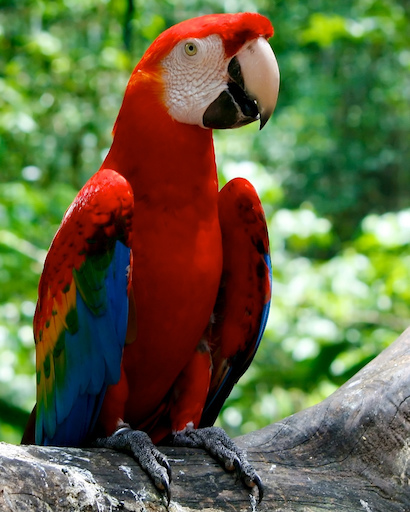
#> input picture Project 4/data/parrot.jpg, 410 x 512 px
$ python ImageGradientAndOrientationHistogram.py
#> lines starting #> are read from the running program, lines starting #| are printed output that depends on the picture
import numpy as np
from skimage.color import rgb2gray
from scipy.ndimage.filters import convolve
from nms import nms
import matplotlib.pyplot as plt
from math import pi
from scipy.ndimage import gaussian_filter

def imageGradient(im):
    f = [-1, 0, 1]

    im_mag = np.zeros(im.shape)
    im_ang = np.zeros(im.shape)
    gx = 0
    gy = 0
    for i in range(1, im.shape[0]-1):
        for j in range(1, im.shape[1]-1):
            gx = np.dot(im[i][j - 1:j + 2], [-1, 0, 1])  # get the gradient in the x direction
            gy = np.dot([im[i-1][j], im[i][j], im[i+1][j]], [-1, 0, 1]) # get the gradient in the y direction

            im_mag[i][j] = (gx**2 + gy**2)**(1/2)
            im_ang[i][j] = np.arctan(gy/gx)

    im_ang = np.degrees(im_ang)
    return [im_mag, im_ang]

def place2bin(im_ang):
    count_arr = np.zeros(9)
    # use nested for loop to place each angle into bins
    for row in im_ang:
        for ang in row:
            if ang >= -90 and ang < -70:
                count_arr[0]+=1
            elif ang >= -70 and ang < -50:
                count_arr[1]+=1
            elif ang >= -50 and ang < -30:
                count_arr[2]+=1
            elif ang >= -30 and ang < -10:
                count_arr[3]+=1
            elif ang >= -10 and ang < 10:
                count_arr[4]+=1
            elif ang >= 10 and ang < 30:
                count_arr[5]+=1
            elif ang >= 30 and ang < 50:
                count_arr[6]+=1
            elif ang >= 50 and ang < 70:
                count_arr[7]+=1
            else:
                count_arr[8]+=1
    return count_arr

if __name__ == "__main__":
    im = plt.imread("../data/parrot.jpg")
#> im is the input picture: shape (512, 410, 3); mean R, G, B 100, 102.6, 67.9
    im = rgb2gray(np.asarray(im).astype(float))
#> im: shape (512, 410) float64
    # im = gaussian_filter(im, sigma=2)


    im = np.pad(im, ((1, 1), (1, 1)), 'edge')
#> im: shape (514, 412) float64
    im_mag, im_ang = imageGradient(im)
#> after the loop in imageGradient, `for i in range(1, im.shape[0]-1):`:
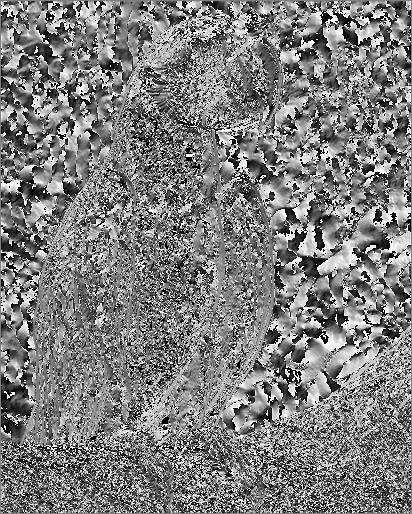
#> im_ang: shape (514, 412) float64; 0.41% of the values are NaN or infinite; the others: min -1.57, max 1.57, mean -0.00179; drawn with min black, max white, NaN and infinite black
#> after the loop in imageGradient, `for i in range(1, im.shape[0]-1):`:
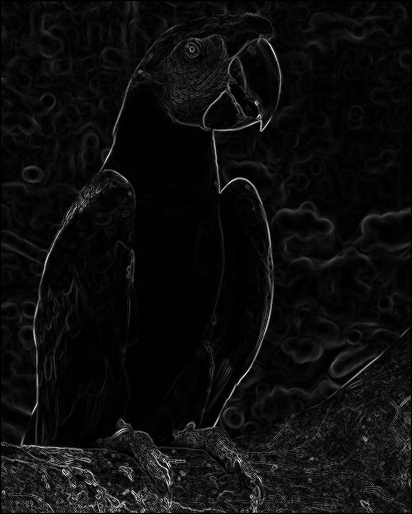
#> im_mag: shape (514, 412) float64; min 0, max 307.5, mean 16.3; drawn with min black and max white
    bin_ang = place2bin(im_ang)
#> after the loop in place2bin, `for row in im_ang:`: count_arr = [23824, 22549, 22717, 21976, 28010, 23024, 23162, 22259, 24247]
#> bin_ang has the same summary as count_arr in place2bin
    print(im_ang.shape)
#| (514, 412)

    plt.figure(1)
    plt.title("Parrot Gradient Angle with Gaussian Filter(simga = 2)")
    # plt.title("Parrot Gradient Angle")
    plt.imshow(im_ang, cmap = 'viridis')
    plt.figure(2)
    plt.title("Angle Histogram (original)")
    label = ["[-90,-70)", "[-70,-50)", "[-50,-30)", "[-30,-10)", "[-10,10)", "[10,30)", "[30,50)", "[50,70)", "[70,90]"]
    plt.bar(x=label, height=bin_ang)
    plt.figure(3)
    plt.subplot(121)
    plt.hist(im_mag)
    plt.title("Magnitude Histogram (original)")
    plt.subplot(122)
    im = gaussian_filter(im, sigma=2)
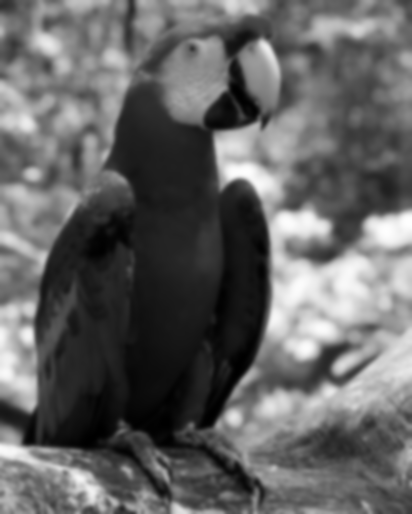
#> im: shape (514, 412) float64; min 0.12, max 254.9, mean 99.9
    im_mag, im_ang = imageGradient(im)
#> after the loop in imageGradient (call 2), `for i in range(1, im.shape[0]-1):`:
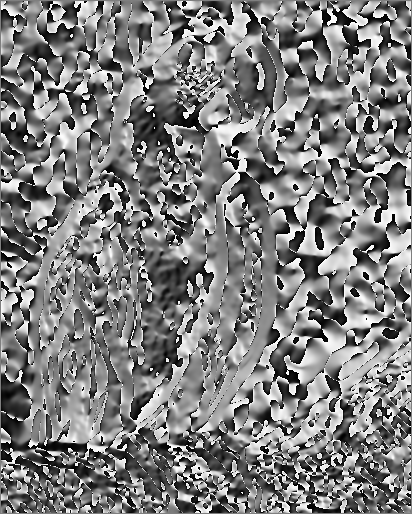
#> im_ang: shape (514, 412) float64; min -1.57, max 1.57, mean -0.00231; drawn with min black and max white
#> after the loop in imageGradient (call 2), `for i in range(1, im.shape[0]-1):`:
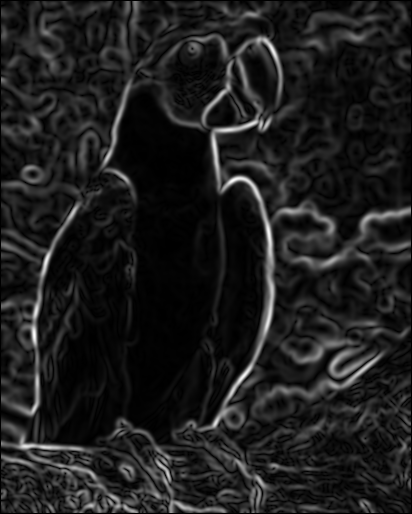
#> im_mag: shape (514, 412) float64; min 0, max 74.2, mean 8.8; drawn with min black and max white
    plt.hist(im_mag)
    plt.title("Magnitude Histogram (Gaussian sigma = 2)")
    plt.show()
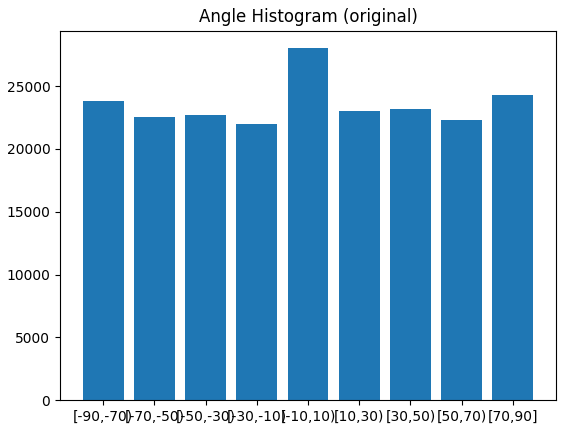
#> figure drawn by matplotlib, 1 panel; tallest bar 28010 high, from x = 3.6 to 4.4
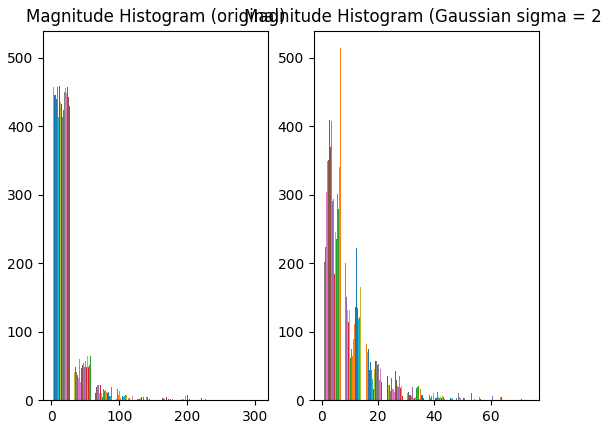
#> figure drawn by matplotlib, 2 panels; panel 1: tallest bar 514 high, from x = 3.08 to 3.13; panel 1: tallest bar 467 high, from x = 3.13 to 3.19; panel 1: tallest bar 452 high, from x = 3.19 to 3.25; panel 2: tallest bar 514 high, from x = 0.742 to 0.756

$ run again, with Project 4/data/polymer-science-umass.jpg copied over Project 4/data/parrot.jpg
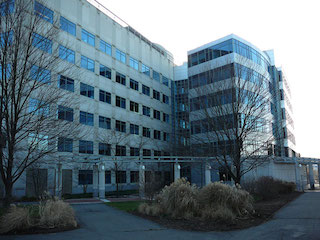
#> input picture Project 4/data/polymer-science-umass.jpg, 320 x 240 px
#> im is the input picture: shape (240, 320, 3); mean R, G, B 97.4, 115.1, 125
#> after the loop in imageGradient, `for i in range(1, im.shape[0]-1):`:
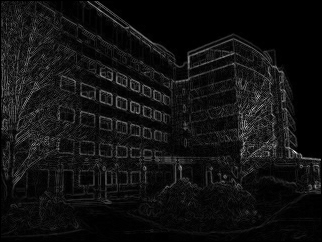
#> im_mag: shape (242, 322) float64; min 0, max 347.6, mean 23.7; drawn with min black and max white
#> after the loop in place2bin, `for row in im_ang:`: count_arr = [7950, 6926, 6696, 6931, 10134, 7076, 6771, 6896, 18544]
#> bin_ang has the same summary as count_arr in place2bin
#| (242, 322)
#> `plt.show()`:
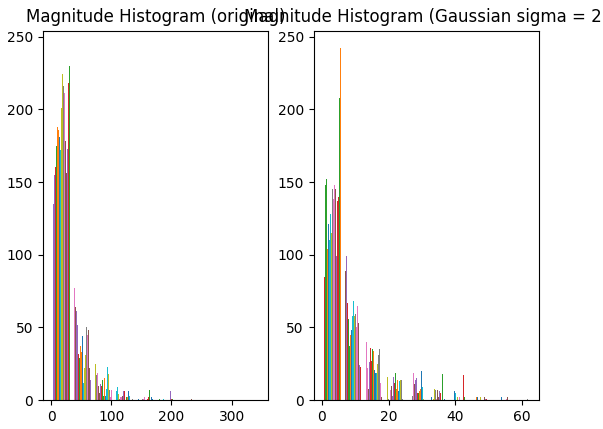
#> figure drawn by matplotlib, 2 panels; panel 1: tallest bar 242 high, from x = 3.48 to 3.56; panel 1: tallest bar 164 high, from x = 3.56 to 3.65; panel 1: tallest bar 139 high, from x = 3.65 to 3.74; panel 2: tallest bar 242 high, from x = 0.626 to 0.641
